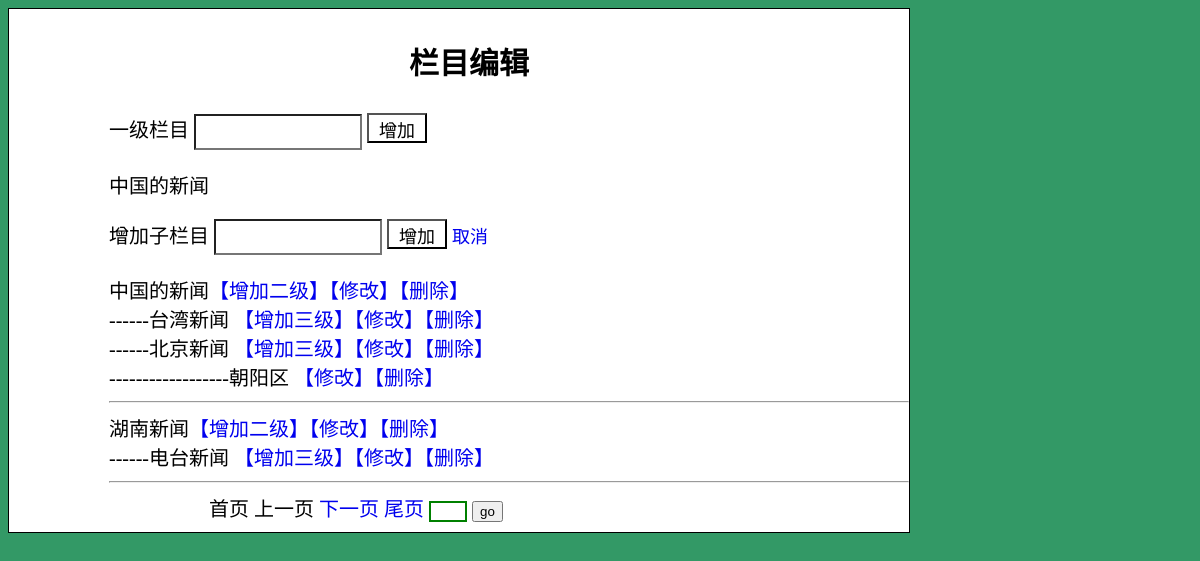
Screenshot of /houtai/admin_news_lm.php?lmok=lm2&lmname=中国的新闻&lmid=2 (signed in) with the database file from the repository.
### tables this page shows
CREATE TABLE `lm` (  `id` int(5) NOT NULL auto_increment,  `lm1` varchar(20) NOT NULL,  `lm2` varchar(20) NOT NULL,  `lm3` varchar(20) NOT NULL,  `lmid` int(5) NOT NULL,  PRIMARY KEY  (`id`));

### houtai/liuyan/class.db.php (called while the page is built, shortened)
<?php
class me_db{
    public function query($sql){
        $query=mysql_query($sql) or die(mysql_error());
        return $query;
    }
    public function get_all_data($sql,$type=MYSQL_ASSOC){
        $arr=array();
        $i=0;
       $query=$this->query($sql);
       while($row=mysql_fetch_array($query,$type)){
           $arr[$i]=$row;
           $i++;
       }
       return $arr;
    }
}
?>

### houtai/admin_news_lm.php (the view, shortened to what this page needs)
<?php
require_once("liuyan\class.db.php");
$db=new me_db;
$page_size=2;
$sql="select count(*) from lm where lm1 !=''";
$arr= $db->get_all_data($sql,MYSQL_NUM);
$pagecount=ceil($arr[0][0]/$page_size);
if (empty($_GET['page'])) {
   $cur_page=1;
}else {if ($_GET['page']>=$pagecount) {
     $cur_page=$pagecount;
}elseif ($_GET['page']<=1) {
    $cur_page=1;
}else {
     $cur_page=$_GET['page'];
}
}
$star_value=($cur_page-1)*$page_size;
$sql="select * from lm where lm1!='' limit $star_value,$page_size";
?>
<!DOCTYPE HTML>
<html>
<head>
</head>
<body>
<div class="main">
<p class="bian">栏目编辑</p>
<form id="zeng_1" action="admin_add_lm.php" method="post" name="biaodan1" onsubmit="return test1()" accept-charset="utf-8">
   一级栏目
    <input type="text" name="lm1" value="" class="shuru">
    <input type="submit" class="submit" value="增加">
</form>
<p><?php
if (!empty($_GET['lmok'])) {
   echo $_GET['lmname'];
?></p>
<form id="zeng_2" action="admin_add_lm.php"  name="biaodan2" onsubmit="return test2()" method="post" accept-charset="utf-8">
  增加子栏目
  <input type="text" name="lm_son" value="" class="shuru">
    <input type="submit" value="增加" class="submit">
    <a href="admin_news_lm.php"  class="submit">取消</a>
</form>
<?php
}
?>
<div id="xinxi">
    <?php
$query=mysql_query($sql) or die(mysql_error());
while($res=mysql_fetch_assoc($query)){
    echo $res['lm1']."<a href='admin_news_lm.php?lmok=lm2&lmname=$res[lm1]&lmid=$res[id]'>【增加二级】</a>"
        ."<a href='admin_edit_lm.php?lmid=$res[id]&lmname=$res[lm1]'>【修改】</a>"
        ."<a href='admin_lm_del.php?id=$res[id]'>【删除】</a>"
        ."<br />";
    $sql2="select * from lm where lmid='$res[id]'";
    $query2=mysql_query($sql2) or die(mysql_error());
    while($res2=mysql_fetch_assoc($query2)){
        echo "------".$res2['lm2']."
            <a href='admin_news_lm.php?lmok=lm3&lmname=$res2[lm2]&lmid=$res2[id]'>【增加三级】</a>"
        ."<a href='admin_edit_lm.php?lmid=$res2[id]&lmname=$res2[lm2]&lmgrade=lm2'>【修改】</a>"
        ."<a href='admin_lm_del.php?id=$res2[id]&lmgrade=lm2'>【删除】</a>"
        ."<br />";
        $sql3="select * from lm where lmid ='$res2[id]'";
        $query3=mysql_query($sql3) or die(mysql_error());
        while($res3=mysql_fetch_assoc($query3)){
            echo "------------------".$res3['lm3']."
          <a href='admin_edit_lm.php?lmid=$res3[id]&lmname=$res3[lm3]&lmgrade=lm3'>【修改】</a>"
        ."<a href='admin_lm_del.php?id=$res3[id]&lmgrade=lm3'>【删除】</a>"
        ."<br />";
        }
 }echo "<hr />";
}
?>
<div  class="ti">
<?php
if ($cur_page==1) {
?>
首页
上一页
<a href='admin_news_lm.php?page=<?php echo $cur_page+1; ?>'>下一页</a>
<a  href='admin_news_lm.php?page=<?php echo $pagecount;?>'>尾页</a>
<?php
}else {
?>  <a href='admin_news_lm.php?page=1'>首页</a>
<a href='admin_news_lm.php?page=<?php echo $cur_page-1; ?>'>上一页</a>
<a href='admin_news_lm.php?page=<?php echo $cur_page+1; ?>'>下一页</a>
<a  href='admin_news_lm.php?page=<?php echo $pagecount?>'>尾页</a>
<?php
}
?>
<form action="admin_news_lm.php" method="get" accept-charset="utf-8"
style="display:inline;">
<input type="text" name="page" value="" style='width:30px;color:green;border:solid 2px green;'>
<input type="submit" value="go">
</form>
</div>
</div>
</div>
</body>
</html>

### houtai/admin_news_lm.php (style rules this page uses)
body { background:#396; }
.main { border:solid #000 1px; width:900px; background:#FFF; }
#zeng_1,#zeng_2,#xinxi { margin-left:100px; margin-top:20px; font-size:20px; font-family:宋体; }
p { margin-left:100px; font-size:20px; font-family:宋体; }
.submit { width:60px; height:30px; background:#FFF; font-size:18px; font-family:宋体; }
.shuru { width:160px; height:30px; background:#FFF; font-size:18px; font-family:宋体; }
a { text-decoration:none; }
.bian { margin-left:400px; font-size:30px; font-weight:bold; }
.ti { margin-left:100px; margin-bottom:10px; }

### rows the page displays
lm: lm1 "中国的新闻"
lm: lm2 "台湾新闻"
lm: lm2 "北京新闻"
lm: lm3 "朝阳区"
lm: lm1 "湖南新闻"
lm: lm2 "电台新闻"

### other values shown
$_GET['lmname'] "中国的新闻"
